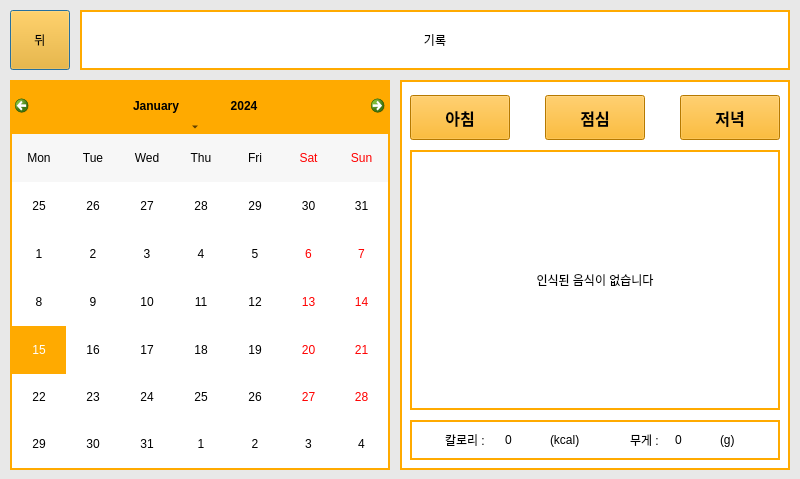
<?xml version="1.0" encoding="UTF-8"?>
<ui version="4.0">
 <class>Dialog</class>
 <widget class="QDialog" name="Dialog">
  <property name="geometry">
   <rect>
    <x>0</x>
    <y>0</y>
    <width>800</width>
    <height>479</height>
   </rect>
  </property>
  <property name="windowTitle">
   <string>Dialog</string>
  </property>
  <property name="styleSheet">
   <string notr="true">#Dialog{
background-color: rgb(232, 232, 232);
}</string>
  </property>
  <property name="modal">
   <bool>false</bool>
  </property>
  <widget class="QPushButton" name="back">
   <property name="geometry">
    <rect>
     <x>10</x>
     <y>10</y>
     <width>60</width>
     <height>60</height>
    </rect>
   </property>
   <property name="styleSheet">
    <string notr="true">background-color: rgb(255, 170, 0);
font: 81 16pt &quot;나눔스퀘어OTF ExtraBold&quot;;</string>
   </property>
   <property name="text">
    <string>뒤</string>
   </property>
  </widget>
  <widget class="QLabel" name="title">
   <property name="geometry">
    <rect>
     <x>80</x>
     <y>10</y>
     <width>710</width>
     <height>60</height>
    </rect>
   </property>
   <property name="styleSheet">
    <string notr="true">font: 81 24pt &quot;나눔스퀘어OTF ExtraBold&quot;;
border: 2px solid rgb(255, 170, 0);
background-color: rgb(255, 255, 255);</string>
   </property>
   <property name="text">
    <string>기록</string>
   </property>
   <property name="alignment">
    <set>Qt::AlignCenter</set>
   </property>
  </widget>
  <widget class="QCalendarWidget" name="calendar_widget">
   <property name="geometry">
    <rect>
     <x>10</x>
     <y>80</y>
     <width>380</width>
     <height>390</height>
    </rect>
   </property>
   <property name="autoFillBackground">
    <bool>true</bool>
   </property>
   <property name="styleSheet">
    <string notr="true">#qt_calendar_calendarview{
font: 81 12pt &quot;나눔스퀘어OTF ExtraBold&quot;;
border: 2px solid rgb(255, 170, 0);
color: rgb(0, 0, 0);
background-color: rgb(255, 255, 255);
selection-color: rgb(255, 255, 255);
selection-background-color: rgba(255, 170, 0, 255);
}

#qt_calendar_navigationbar{
background-color: rgba(255, 170, 0, 255);
min-height: 50px;
border: 2px solid rgb(255, 170, 0);
border-bottom: 0px;
}

#qt_calendar_yearbutton, #qt_calendar_monthbutton {
    color: rgb(0, 0, 0);
    min-width: 80px;
	font: 81 12pt &quot;나눔스퀘어OTF ExtraBold&quot;;
}
#qt_calendar_yearedit {
    color: rgb(0, 0, 0);	
	font: 81 12pt &quot;나눔스퀘어OTF ExtraBold&quot;;
	
	background-color: rgb(225, 150, 0);
}</string>
   </property>
   <property name="gridVisible">
    <bool>false</bool>
   </property>
   <property name="selectionMode">
    <enum>QCalendarWidget::SingleSelection</enum>
   </property>
   <property name="horizontalHeaderFormat">
    <enum>QCalendarWidget::ShortDayNames</enum>
   </property>
   <property name="verticalHeaderFormat">
    <enum>QCalendarWidget::NoVerticalHeader</enum>
   </property>
   <property name="navigationBarVisible">
    <bool>true</bool>
   </property>
   <property name="dateEditEnabled">
    <bool>true</bool>
   </property>
   <property name="dateEditAcceptDelay">
    <number>1500</number>
   </property>
  </widget>
  <widget class="QStackedWidget" name="stack">
   <property name="geometry">
    <rect>
     <x>400</x>
     <y>80</y>
     <width>390</width>
     <height>390</height>
    </rect>
   </property>
   <property name="styleSheet">
    <string notr="true"/>
   </property>
   <property name="currentIndex">
    <number>0</number>
   </property>
   <widget class="QWidget" name="breakfast">
    <property name="styleSheet">
     <string notr="true">#breakfast{
border: 2px solid rgb(255, 170, 0);
	background-color: rgb(255, 255, 255);
}</string>
    </property>
    <widget class="QWidget" name="info_1" native="true">
     <property name="geometry">
      <rect>
       <x>10</x>
       <y>340</y>
       <width>370</width>
       <height>40</height>
      </rect>
     </property>
     <property name="styleSheet">
      <string notr="true">#info_1{
border: 2px solid rgb(255, 170, 0);
}</string>
     </property>
     <widget class="QLabel" name="bl_gram">
      <property name="geometry">
       <rect>
        <x>265</x>
        <y>5</y>
        <width>50</width>
        <height>30</height>
       </rect>
      </property>
      <property name="styleSheet">
       <string notr="true">font: 81 10pt &quot;나눔스퀘어OTF ExtraBold&quot;;</string>
      </property>
      <property name="text">
       <string>0</string>
      </property>
     </widget>
     <widget class="QLabel" name="bl_kname">
      <property name="geometry">
       <rect>
        <x>35</x>
        <y>5</y>
        <width>60</width>
        <height>30</height>
       </rect>
      </property>
      <property name="styleSheet">
       <string notr="true">font: 81 10pt &quot;나눔스퀘어OTF ExtraBold&quot;;</string>
      </property>
      <property name="text">
       <string>칼로리 :</string>
      </property>
     </widget>
     <widget class="QLabel" name="bl_gname">
      <property name="geometry">
       <rect>
        <x>220</x>
        <y>5</y>
        <width>40</width>
        <height>30</height>
       </rect>
      </property>
      <property name="styleSheet">
       <string notr="true">font: 81 10pt &quot;나눔스퀘어OTF ExtraBold&quot;;</string>
      </property>
      <property name="text">
       <string>무게 :</string>
      </property>
     </widget>
     <widget class="QLabel" name="bl_kcal">
      <property name="geometry">
       <rect>
        <x>95</x>
        <y>5</y>
        <width>50</width>
        <height>30</height>
       </rect>
      </property>
      <property name="styleSheet">
       <string notr="true">font: 81 10pt &quot;나눔스퀘어OTF ExtraBold&quot;;</string>
      </property>
      <property name="text">
       <string>0</string>
      </property>
     </widget>
     <widget class="QLabel" name="bl_kinfo">
      <property name="geometry">
       <rect>
        <x>140</x>
        <y>5</y>
        <width>50</width>
        <height>30</height>
       </rect>
      </property>
      <property name="styleSheet">
       <string notr="true">font: 81 10pt &quot;나눔스퀘어OTF ExtraBold&quot;;</string>
      </property>
      <property name="text">
       <string>(kcal)</string>
      </property>
     </widget>
     <widget class="QLabel" name="bl_ginfo">
      <property name="geometry">
       <rect>
        <x>310</x>
        <y>5</y>
        <width>21</width>
        <height>30</height>
       </rect>
      </property>
      <property name="styleSheet">
       <string notr="true">font: 81 10pt &quot;나눔스퀘어OTF ExtraBold&quot;;</string>
      </property>
      <property name="text">
       <string>(g)</string>
      </property>
     </widget>
    </widget>
    <widget class="QPushButton" name="pushButton1_1">
     <property name="geometry">
      <rect>
       <x>10</x>
       <y>15</y>
       <width>100</width>
       <height>45</height>
      </rect>
     </property>
     <property name="font">
      <font>
       <family>나눔스퀘어OTF ExtraBold</family>
       <pointsize>12</pointsize>
       <weight>75</weight>
       <bold>true</bold>
      </font>
     </property>
     <property name="styleSheet">
      <string notr="true">background-color: rgb(255, 170, 0);</string>
     </property>
     <property name="text">
      <string>아침</string>
     </property>
     <property name="checkable">
      <bool>false</bool>
     </property>
    </widget>
    <widget class="QLabel" name="image">
     <property name="geometry">
      <rect>
       <x>10</x>
       <y>70</y>
       <width>370</width>
       <height>260</height>
      </rect>
     </property>
     <property name="styleSheet">
      <string notr="true">font: 81 20pt &quot;나눔스퀘어OTF ExtraBold&quot;;
border: 2px solid rgb(255, 170, 0);</string>
     </property>
     <property name="text">
      <string>인식된 음식이 없습니다</string>
     </property>
     <property name="alignment">
      <set>Qt::AlignCenter</set>
     </property>
    </widget>
    <widget class="QPushButton" name="pushButton1_2">
     <property name="geometry">
      <rect>
       <x>145</x>
       <y>15</y>
       <width>100</width>
       <height>45</height>
      </rect>
     </property>
     <property name="font">
      <font>
       <family>나눔스퀘어OTF ExtraBold</family>
       <pointsize>12</pointsize>
       <weight>75</weight>
       <bold>true</bold>
      </font>
     </property>
     <property name="styleSheet">
      <string notr="true">background-color: rgb(255, 170, 0);</string>
     </property>
     <property name="text">
      <string>점심</string>
     </property>
     <property name="checkable">
      <bool>false</bool>
     </property>
    </widget>
    <widget class="QPushButton" name="pushButton1_3">
     <property name="geometry">
      <rect>
       <x>280</x>
       <y>15</y>
       <width>100</width>
       <height>45</height>
      </rect>
     </property>
     <property name="font">
      <font>
       <family>나눔스퀘어OTF ExtraBold</family>
       <pointsize>12</pointsize>
       <weight>75</weight>
       <bold>true</bold>
      </font>
     </property>
     <property name="styleSheet">
      <string notr="true">background-color: rgb(255, 170, 0);</string>
     </property>
     <property name="text">
      <string>저녁</string>
     </property>
     <property name="checkable">
      <bool>false</bool>
     </property>
     <property name="checked">
      <bool>false</bool>
     </property>
    </widget>
    <zorder>pushButton1_1</zorder>
    <zorder>image</zorder>
    <zorder>pushButton1_2</zorder>
    <zorder>pushButton1_3</zorder>
    <zorder>info_1</zorder>
   </widget>
   <widget class="QWidget" name="lunch">
    <property name="styleSheet">
     <string notr="true">#lunch{
border: 2px solid rgb(255, 170, 0);
	background-color: rgb(255, 255, 255);
}</string>
    </property>
    <widget class="QWidget" name="info_2" native="true">
     <property name="geometry">
      <rect>
       <x>10</x>
       <y>340</y>
       <width>370</width>
       <height>40</height>
      </rect>
     </property>
     <property name="styleSheet">
      <string notr="true">#info_2{
border: 2px solid rgb(255, 170, 0);
}</string>
     </property>
     <widget class="QLabel" name="lu_gram">
      <property name="geometry">
       <rect>
        <x>265</x>
        <y>5</y>
        <width>50</width>
        <height>30</height>
       </rect>
      </property>
      <property name="styleSheet">
       <string notr="true">font: 81 10pt &quot;나눔스퀘어OTF ExtraBold&quot;;</string>
      </property>
      <property name="text">
       <string>0</string>
      </property>
     </widget>
     <widget class="QLabel" name="lu_kname">
      <property name="geometry">
       <rect>
        <x>35</x>
        <y>5</y>
        <width>60</width>
        <height>30</height>
       </rect>
      </property>
      <property name="styleSheet">
       <string notr="true">font: 81 10pt &quot;나눔스퀘어OTF ExtraBold&quot;;</string>
      </property>
      <property name="text">
       <string>칼로리 :</string>
      </property>
     </widget>
     <widget class="QLabel" name="lu_gname">
      <property name="geometry">
       <rect>
        <x>220</x>
        <y>5</y>
        <width>40</width>
        <height>30</height>
       </rect>
      </property>
      <property name="styleSheet">
       <string notr="true">font: 81 10pt &quot;나눔스퀘어OTF ExtraBold&quot;;</string>
      </property>
      <property name="text">
       <string>무게 :</string>
      </property>
     </widget>
     <widget class="QLabel" name="lu_kcal">
      <property name="geometry">
       <rect>
        <x>95</x>
        <y>5</y>
        <width>50</width>
        <height>30</height>
       </rect>
      </property>
      <property name="styleSheet">
       <string notr="true">font: 81 10pt &quot;나눔스퀘어OTF ExtraBold&quot;;</string>
      </property>
      <property name="text">
       <string>0</string>
      </property>
     </widget>
     <widget class="QLabel" name="lu_kinfo">
      <property name="geometry">
       <rect>
        <x>140</x>
        <y>5</y>
        <width>50</width>
        <height>30</height>
       </rect>
      </property>
      <property name="styleSheet">
       <string notr="true">font: 81 10pt &quot;나눔스퀘어OTF ExtraBold&quot;;</string>
      </property>
      <property name="text">
       <string>(kcal)</string>
      </property>
     </widget>
     <widget class="QLabel" name="lu_ginfo">
      <property name="geometry">
       <rect>
        <x>310</x>
        <y>5</y>
        <width>21</width>
        <height>30</height>
       </rect>
      </property>
      <property name="styleSheet">
       <string notr="true">font: 81 10pt &quot;나눔스퀘어OTF ExtraBold&quot;;</string>
      </property>
      <property name="text">
       <string>(g)</string>
      </property>
     </widget>
    </widget>
    <widget class="QPushButton" name="pushButton2_1">
     <property name="geometry">
      <rect>
       <x>10</x>
       <y>15</y>
       <width>100</width>
       <height>45</height>
      </rect>
     </property>
     <property name="font">
      <font>
       <family>나눔스퀘어OTF ExtraBold</family>
       <pointsize>12</pointsize>
       <weight>75</weight>
       <bold>true</bold>
      </font>
     </property>
     <property name="styleSheet">
      <string notr="true">background-color: rgb(255, 170, 0);</string>
     </property>
     <property name="text">
      <string>아침</string>
     </property>
     <property name="checkable">
      <bool>false</bool>
     </property>
    </widget>
    <widget class="QLabel" name="image_2">
     <property name="geometry">
      <rect>
       <x>10</x>
       <y>70</y>
       <width>370</width>
       <height>260</height>
      </rect>
     </property>
     <property name="styleSheet">
      <string notr="true">font: 81 20pt &quot;나눔스퀘어OTF ExtraBold&quot;;
border: 2px solid rgb(255, 170, 0);</string>
     </property>
     <property name="text">
      <string>인식된 음식이 없습니다</string>
     </property>
     <property name="alignment">
      <set>Qt::AlignCenter</set>
     </property>
    </widget>
    <widget class="QPushButton" name="pushButton2_2">
     <property name="geometry">
      <rect>
       <x>145</x>
       <y>15</y>
       <width>100</width>
       <height>45</height>
      </rect>
     </property>
     <property name="font">
      <font>
       <family>나눔스퀘어OTF ExtraBold</family>
       <pointsize>12</pointsize>
       <weight>75</weight>
       <bold>true</bold>
      </font>
     </property>
     <property name="styleSheet">
      <string notr="true">background-color: rgb(255, 170, 0);</string>
     </property>
     <property name="text">
      <string>점심</string>
     </property>
     <property name="checkable">
      <bool>false</bool>
     </property>
    </widget>
    <widget class="QPushButton" name="pushButton2_3">
     <property name="geometry">
      <rect>
       <x>280</x>
       <y>15</y>
       <width>100</width>
       <height>45</height>
      </rect>
     </property>
     <property name="font">
      <font>
       <family>나눔스퀘어OTF ExtraBold</family>
       <pointsize>12</pointsize>
       <weight>75</weight>
       <bold>true</bold>
      </font>
     </property>
     <property name="styleSheet">
      <string notr="true">background-color: rgb(255, 170, 0);</string>
     </property>
     <property name="text">
      <string>저녁</string>
     </property>
     <property name="checkable">
      <bool>false</bool>
     </property>
     <property name="checked">
      <bool>false</bool>
     </property>
    </widget>
   </widget>
   <widget class="QWidget" name="dinner">
    <property name="styleSheet">
     <string notr="true">#dinner{
border: 2px solid rgb(255, 170, 0);
	background-color: rgb(255, 255, 255);
}</string>
    </property>
    <widget class="QPushButton" name="pushButton3_2">
     <property name="geometry">
      <rect>
       <x>145</x>
       <y>15</y>
       <width>100</width>
       <height>45</height>
      </rect>
     </property>
     <property name="font">
      <font>
       <family>나눔스퀘어OTF ExtraBold</family>
       <pointsize>12</pointsize>
       <weight>75</weight>
       <bold>true</bold>
      </font>
     </property>
     <property name="styleSheet">
      <string notr="true">background-color: rgb(255, 170, 0);</string>
     </property>
     <property name="text">
      <string>점심</string>
     </property>
     <property name="checkable">
      <bool>false</bool>
     </property>
    </widget>
    <widget class="QPushButton" name="pushButton3_3">
     <property name="geometry">
      <rect>
       <x>280</x>
       <y>15</y>
       <width>100</width>
       <height>45</height>
      </rect>
     </property>
     <property name="font">
      <font>
       <family>나눔스퀘어OTF ExtraBold</family>
       <pointsize>12</pointsize>
       <weight>75</weight>
       <bold>true</bold>
      </font>
     </property>
     <property name="styleSheet">
      <string notr="true">background-color: rgb(255, 170, 0);</string>
     </property>
     <property name="text">
      <string>저녁</string>
     </property>
     <property name="checkable">
      <bool>false</bool>
     </property>
     <property name="checked">
      <bool>false</bool>
     </property>
    </widget>
    <widget class="QPushButton" name="pushButton3_1">
     <property name="geometry">
      <rect>
       <x>10</x>
       <y>15</y>
       <width>100</width>
       <height>45</height>
      </rect>
     </property>
     <property name="font">
      <font>
       <family>나눔스퀘어OTF ExtraBold</family>
       <pointsize>12</pointsize>
       <weight>75</weight>
       <bold>true</bold>
      </font>
     </property>
     <property name="styleSheet">
      <string notr="true">background-color: rgb(255, 170, 0);</string>
     </property>
     <property name="text">
      <string>아침</string>
     </property>
     <property name="checkable">
      <bool>false</bool>
     </property>
    </widget>
    <widget class="QLabel" name="image_3">
     <property name="geometry">
      <rect>
       <x>10</x>
       <y>70</y>
       <width>370</width>
       <height>260</height>
      </rect>
     </property>
     <property name="styleSheet">
      <string notr="true">font: 81 20pt &quot;나눔스퀘어OTF ExtraBold&quot;;
border: 2px solid rgb(255, 170, 0);</string>
     </property>
     <property name="text">
      <string>인식된 음식이 없습니다</string>
     </property>
     <property name="alignment">
      <set>Qt::AlignCenter</set>
     </property>
    </widget>
    <widget class="QWidget" name="info_3" native="true">
     <property name="geometry">
      <rect>
       <x>10</x>
       <y>340</y>
       <width>370</width>
       <height>40</height>
      </rect>
     </property>
     <property name="styleSheet">
      <string notr="true">#info_3
{
border: 2px solid rgb(255, 170, 0);
}</string>
     </property>
     <widget class="QLabel" name="di_gram">
      <property name="geometry">
       <rect>
        <x>265</x>
        <y>5</y>
        <width>50</width>
        <height>30</height>
       </rect>
      </property>
      <property name="styleSheet">
       <string notr="true">font: 81 10pt &quot;나눔스퀘어OTF ExtraBold&quot;;</string>
      </property>
      <property name="text">
       <string>0</string>
      </property>
     </widget>
     <widget class="QLabel" name="di_kname">
      <property name="geometry">
       <rect>
        <x>35</x>
        <y>5</y>
        <width>60</width>
        <height>30</height>
       </rect>
      </property>
      <property name="styleSheet">
       <string notr="true">font: 81 10pt &quot;나눔스퀘어OTF ExtraBold&quot;;</string>
      </property>
      <property name="text">
       <string>칼로리 :</string>
      </property>
     </widget>
     <widget class="QLabel" name="di_gname">
      <property name="geometry">
       <rect>
        <x>220</x>
        <y>5</y>
        <width>40</width>
        <height>30</height>
       </rect>
      </property>
      <property name="styleSheet">
       <string notr="true">font: 81 10pt &quot;나눔스퀘어OTF ExtraBold&quot;;</string>
      </property>
      <property name="text">
       <string>무게 :</string>
      </property>
     </widget>
     <widget class="QLabel" name="di_kcal">
      <property name="geometry">
       <rect>
        <x>95</x>
        <y>5</y>
        <width>50</width>
        <height>30</height>
       </rect>
      </property>
      <property name="styleSheet">
       <string notr="true">font: 81 10pt &quot;나눔스퀘어OTF ExtraBold&quot;;</string>
      </property>
      <property name="text">
       <string>0</string>
      </property>
     </widget>
     <widget class="QLabel" name="di_kinfo">
      <property name="geometry">
       <rect>
        <x>140</x>
        <y>5</y>
        <width>50</width>
        <height>30</height>
       </rect>
      </property>
      <property name="styleSheet">
       <string notr="true">font: 81 10pt &quot;나눔스퀘어OTF ExtraBold&quot;;</string>
      </property>
      <property name="text">
       <string>(kcal)</string>
      </property>
     </widget>
     <widget class="QLabel" name="di_ginfo">
      <property name="geometry">
       <rect>
        <x>310</x>
        <y>5</y>
        <width>21</width>
        <height>30</height>
       </rect>
      </property>
      <property name="styleSheet">
       <string notr="true">font: 81 10pt &quot;나눔스퀘어OTF ExtraBold&quot;;</string>
      </property>
      <property name="text">
       <string>(g)</string>
      </property>
     </widget>
    </widget>
   </widget>
  </widget>
 </widget>
 <resources/>
 <connections/>
</ui>
